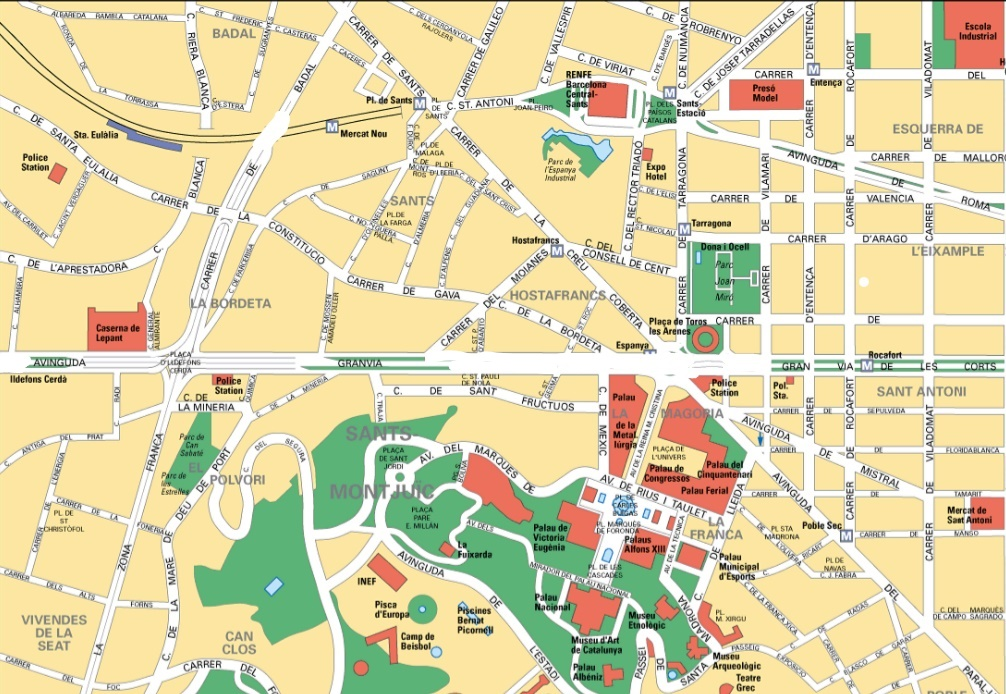
%> input picture 1.1.jpg, 1006 x 694 px
$ octave RRT.m   (GNU Octave 9; MATLAB toolbox functions it lacks are replaced by stand-ins)
%> lines starting %> are read from the running program, lines starting %| are printed output that depends on the picture; in (x1, y1, x2, y2) boxes, pixels count from 0 and x2, y2 are one past the last pixel; in counts of white or black regions, pixels touching at a corner belong together; the program's own positions count from 1
### RRT,RRTstar e Informed RRTstar aplicados a mapas reales/Informed RRTstar aplicado a mapa reales/collisionChecking.m
function feasible=collisionChecking(startPose,goalPose,map)
% La entrada son las coordenadas de los dos nodos y la informaci車n del mapa. Si los dos nodos est芍n conectados en l赤nea recta y no atraviesan un obst芍culo, devolver芍 verdadero, y si encuentra un obst芍culo, devolver芍 falso.
feasible=true;
dir=atan2(goalPose(1)-startPose(1),goalPose(2)-startPose(2));
for r=0:0.5:sqrt(sum((startPose-goalPose).^2))
    posCheck = startPose + r.*[sin(dir) cos(dir)];
    if ~(feasiblePoint(ceil(posCheck),map) && feasiblePoint(floor(posCheck),map) && ...
         feasiblePoint([ceil(posCheck(1)) floor(posCheck(2))],map) && feasiblePoint([floor(posCheck(1)) ceil(posCheck(2))],map))
        feasible=false;break;
    end
end
if ~feasiblePoint([floor(goalPose(1)),ceil(goalPose(2))],map), feasible=false; end

function feasible=feasiblePoint(point,map)
feasible=true;
if ~(point(1)>=1 && point(1)<=size(map,2) && ... % x in map
     point(2)>=1 && point(2)<=size(map,1) && ... % y in map
     map(point(2),point(1))==255) % x,y is Free
    feasible=false;
end

### RRT,RRTstar e Informed RRTstar aplicados a mapas reales/Informed RRTstar aplicado a mapa reales/RRT.m
clear
clc
close all

map=imread('1.1.jpg');
%> map is the input picture: size 694x1006x3 uint8; mean R, G, B 221.6, 212.1, 168.6
map=map(1:694,1:1006,:);% mapa 1
START=map;
MAP=zeros(size(map,1),size(map,2));
for i=1:size(map,1)
    for j=1:size(map,2)
        if map(i,j,1)>220 && map(i,j,2)>220 && map(i,j,3)>220
            MAP(i,j)=1;
        end
    end
end
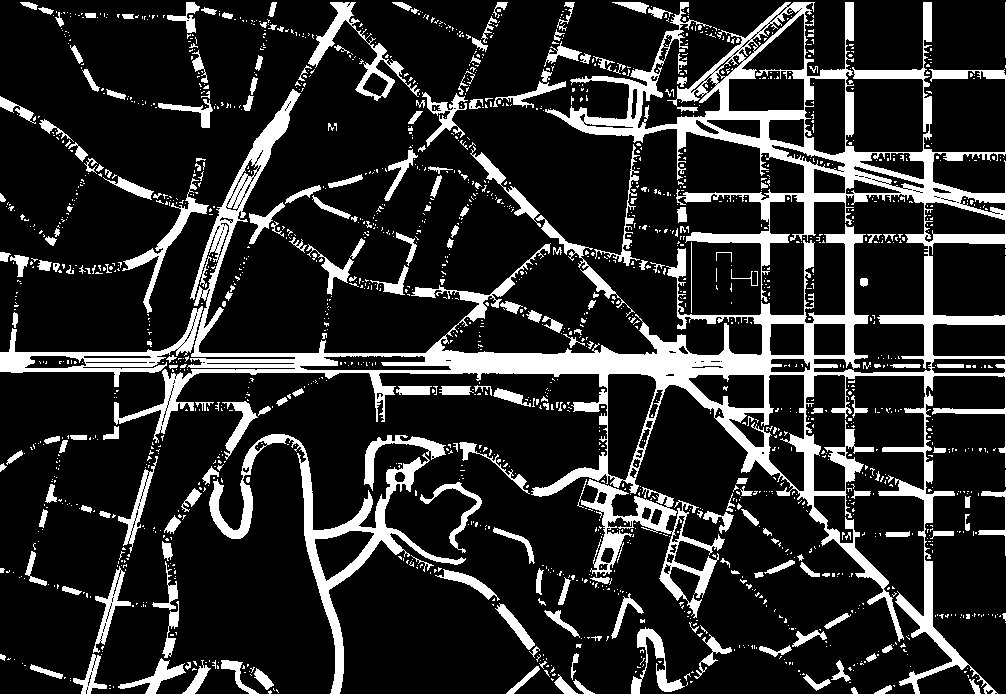
%> MAP: size 694x1006 double; values 0 (black) and 1 (white), 17% white; 1803 white regions (1557 under 20 px), largest, box (x1, y1, x2, y2) and area: (114, 2, 1006, 694) 61685, (209, 434, 466, 694) 7145, (581, 479, 725, 618) 4148

se1=strel('disk',3);%Aquí se crea un elemento de estructura de disco plano con un radio de 5.
MAP=imdilate(MAP,se1);
%> MAP: size 694x1006 double; values 0 (black) and 1 (white), 32.9% white; 21 white regions, largest, box (x1, y1, x2, y2) and area: (0, 0, 1006, 694) 224292, (18, 0, 148, 107) 1915, (28, 433, 100, 472) 835
imLabel = bwlabel(MAP);                %Etiqueta cada dominio conectado
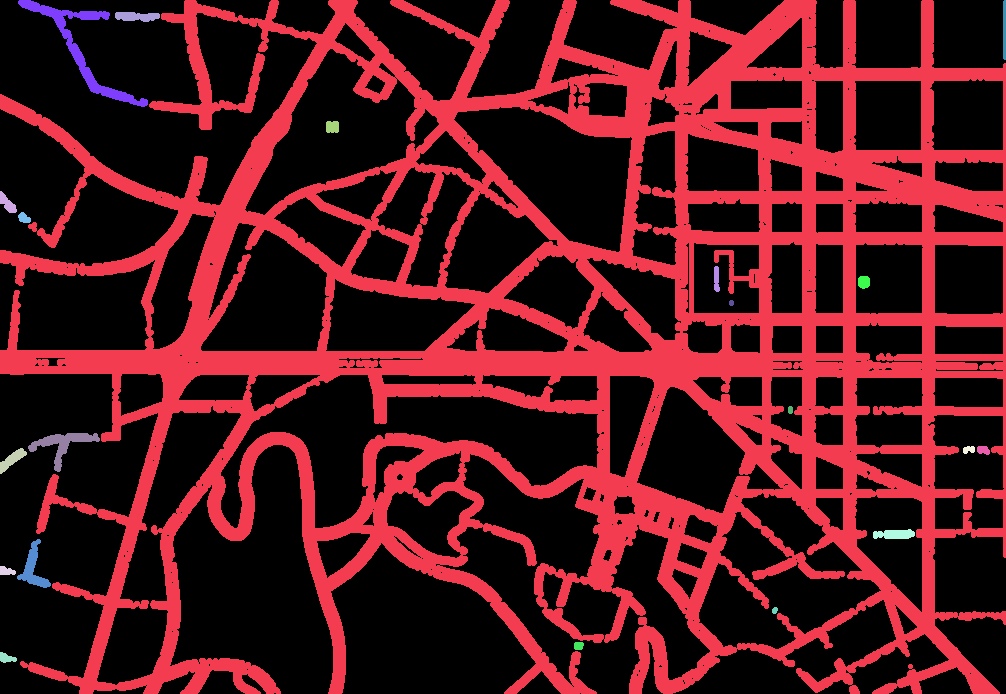
%> imLabel: size 694x1006 double; 22 distinct labels, from 0 to 21; one colour per label, 0 black
stats = regionprops(imLabel,'Area');    %Encuentra el tamaño de cada dominio conectado
%> stats = 21 regions; largest, Area: 224292, 1915, 835, 579, 342
area = cat(1,stats.Area);
%> area = 21 values, max 224292 at index 1, min 26 at index 14, mean 10953.3
index = find(area == max(area));        %Encuentre el índice del dominio conectado más grande
%> index = 1
MAP = ismember(imLabel,index);          %Obtenga la imagen de dominio conectado más grande
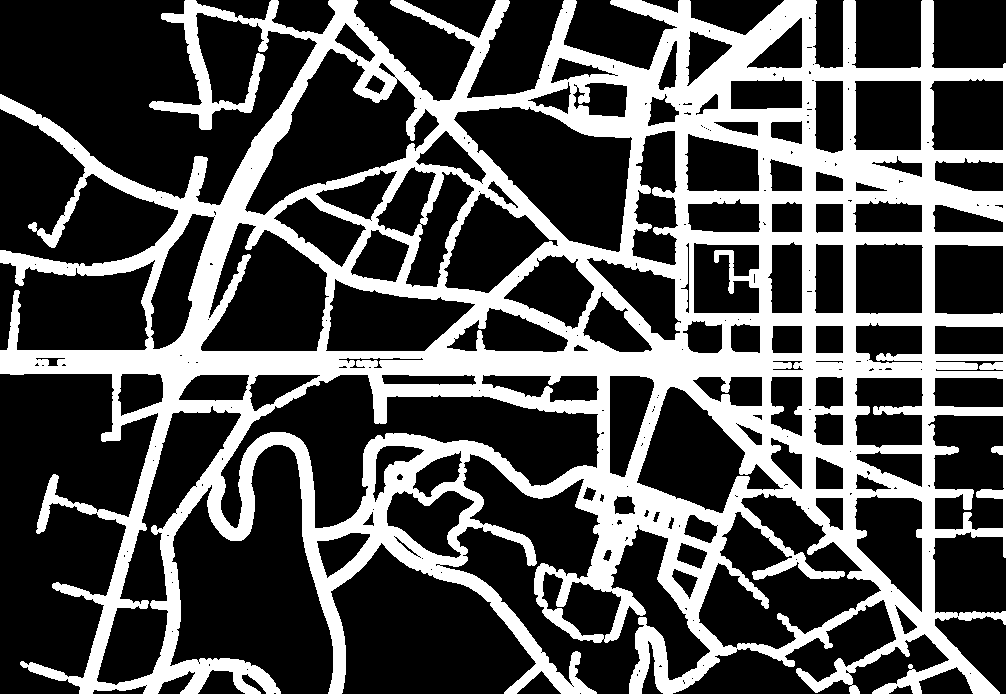
%> MAP: size 694x1006 logical; 32.1% white; 1 white region, box (x1, y1, x2, y2) and area: (0, 0, 1006, 694) 224292

% figure

x_I=4; y_I=353;
x_G=767; y_G=359;

Thr=30;                 % Establecer el umbral del punto de destino (qué tan lejos del punto de destino se considera el punto final)
Delta= 20;

%%Inicialización del árbol
T.v(1).x = x_I;         % T es un árbol, v es un nodo, primero agregue el punto de partida al árbol
T.v(1).y = y_I;
T.v(1).xPrev = x_I;     % El nodo padre del nodo inicial sigue siendo él mismo
T.v(1).yPrev = y_I;
T.v(1).dist=0;          % La distancia desde el nodo padre al nodo, que puede ser una distancia euclidiana.
T.v(1).indPrev = 0;     % El índice del nodo padre

figure(1);
MAP=255*MAP;
Imp=uint8(MAP);
% Imp=rgb2gray(ImpRgb);
imshow(Imp) %800*800
title(' Search RRT path Map');
xL=size(Imp,2);%Longitud del eje x del mapa
%> xL = 1006
yL=size(Imp,1);%Longitud del eje Y del mapa
%> yL = 694
hold on
plot(x_I, y_I, 'ro', 'MarkerSize',10, 'MarkerFaceColor','r');
plot(x_G, y_G, 'go', 'MarkerSize',10, 'MarkerFaceColor','g');% Dibujar el punto de partida y el punto de destino
count=1;
% bFind = false;
goal = [x_G,y_G];
start_goal_dist = 10000;

path.pos(1).x = 700;
path.pos(1).y = 700;


for iter = 1:100000
    x_rand=[];
    x_rand(1) = xL*rand;
    x_rand(2) = yL*rand;

    %%======= Buscar x_near===========%%
    x_near=[];
    min_dist = 1000000;
    near_iter = 1;
    near_iter_tmp = 1;
    [~,N]=size(T.v);
    for j = 1:N
       x_near(1) = T.v(j).x;
       x_near(2) = T.v(j).y;
       dist = norm(x_rand - x_near);
       if min_dist > dist
           min_dist = dist;
           near_iter = j;
       end
    end
%> after the loop, near_iter = 1; x_near = [4 353]
    x_near(1) = T.v(near_iter).x;
    x_near(2) = T.v(near_iter).y;
    %%========Obtener x_new============%%
    x_new=[];
    near_to_rand = [x_rand(1)-x_near(1),x_rand(2)-x_near(2)];
%> near_to_rand = [845.5 173]
    normlized = near_to_rand / norm(near_to_rand) * Delta;
%> normlized = [19.59 4.01]
    x_new = x_near + normlized;
%> x_new = [23.59 357]
    %%=======Detección de obstáculos===============%%
    if ~collisionChecking(x_near,x_new,Imp)
%> after the loop in collisionChecking, `for r=0:0.5:sqrt(sum((startPose-goalPose).^2))`: feasible = true
       continue;
    end
    count=count+1;
%> count = 2
    %%========Agrega X_NEW al árbol========%%
    T.v(count).x = x_new(1);
    T.v(count).y = x_new(2);
    T.v(count).xPrev = x_near(1);
	T.v(count).yPrev = x_near(2);
    T.v(count).dist= norm(x_new - x_near);
    T.v(count).indPrev = near_iter;
%     plot([x_near(1),x_new(1)],[x_near(2),x_new(2)],'-r');
    plot([x_near(1), x_new(1)], [x_near(2), x_new(2)], 'r', 'Linewidth', 2);
    plot(x_new(1), x_new(2), 'ko', 'MarkerSize', 2, 'MarkerFaceColor','k');
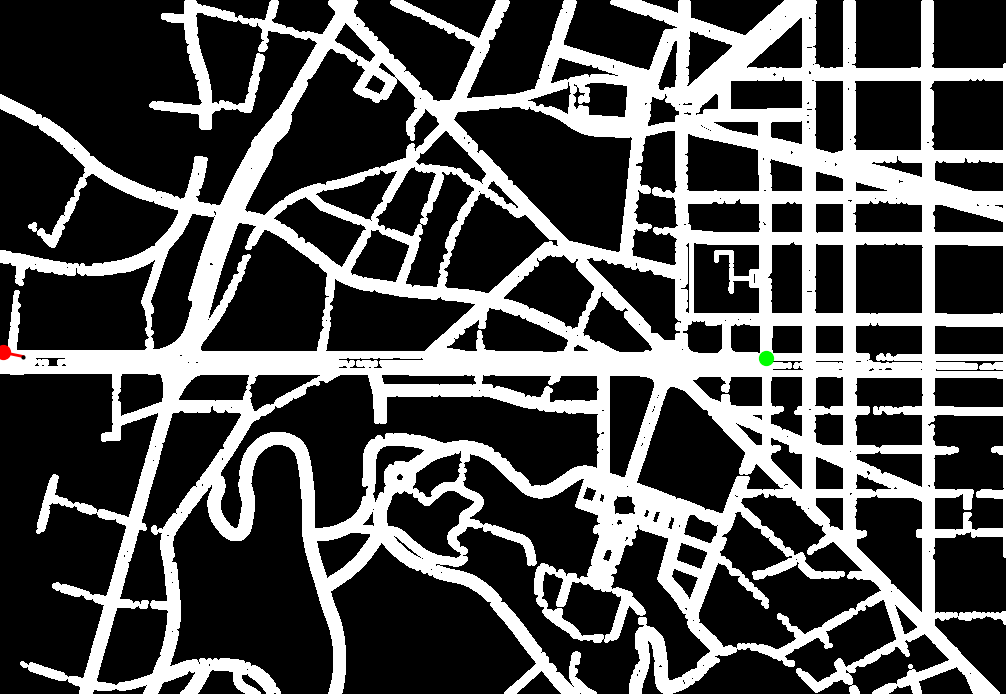
%> figure redrawn from the program's plot data; its title reads 'Search RRT path Map'
%     hold on;
    %========Determinar si encontro o no la ruta==========%%
    if norm(x_new - goal) < Thr
        break;
    end
    pause(0.1);
end
%%
if iter < 100000
    path.pos(1).x = x_G; path.pos(1).y = y_G;
    path.pos(2).x = T.v(end).x; path.pos(2).y = T.v(end).y;
    pathIndex = T.v(end).indPrev; %
%> pathIndex = 46
    j=0;
    while 1
        path.pos(j+3).x = T.v(pathIndex).x;
        path.pos(j+3).y = T.v(pathIndex).y;
        pathIndex = T.v(pathIndex).indPrev;
        if pathIndex == 1
            break
        end
        j=j+1;
    end  %
%> this loop made 41 passes
%> pathIndex on passes 1 to 12: 45, 44, 42, 41, 40, 39, 38, 37, 36, 34, 32, 30
%> after the loop, j = 40
    path.pos(end+1).x = x_I; path.pos(end).y = y_I; %
    for j=2:length(path.pos)
%       plot([path.pos(j).x; path.pos(j-1).x;], [path.pos(j).y; path.pos(j-1).y], 'b', 'Linewidth', 1);
        plot([x_near(1), x_new(1)], [x_near(2), x_new(2)], 'r', 'Linewidth', 2);
        plot(x_new(1), x_new(2), 'ko', 'MarkerSize', 4, 'MarkerFaceColor','k');
        plot([path.pos(j).x; path.pos(j-1).x;], [path.pos(j).y; path.pos(j-1).y], 'b', 'Linewidth', 1);
    end
%> this loop made 43 passes
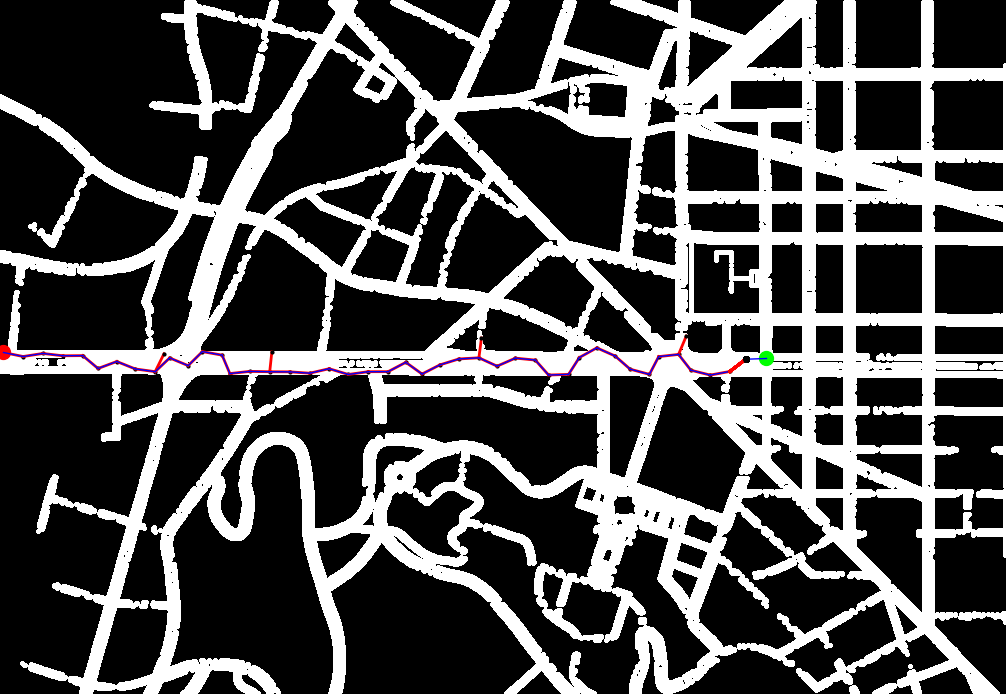
%> figure redrawn from the program's plot data; its title reads 'Search RRT path Map'
else
    disp('Error, no path found!');
end

%% parte agregada por mi para visualizar las figuras
figure
imshow(START,[]);
hold on
plot(x_I, y_I, 'ro', 'MarkerSize',10, 'MarkerFaceColor','r');
hold on
plot(x_G, y_G, 'go', 'MarkerSize',10, 'MarkerFaceColor','g');
for j = 2:length(path.pos)
    hold on
%     plot([path.pos(j).x; path.pos(j-1).x;], [path.pos(j).y; path.pos(j-1).y], 'b', 'Linewidth', 1);
      plot([path.pos(j).x; path.pos(j-1).x;], [path.pos(j).y; path.pos(j-1).y], 'b', 'Linewidth', 2);
end
title('RRT path map');
% legend('RRT*')
legend('start','goal','RRT path')
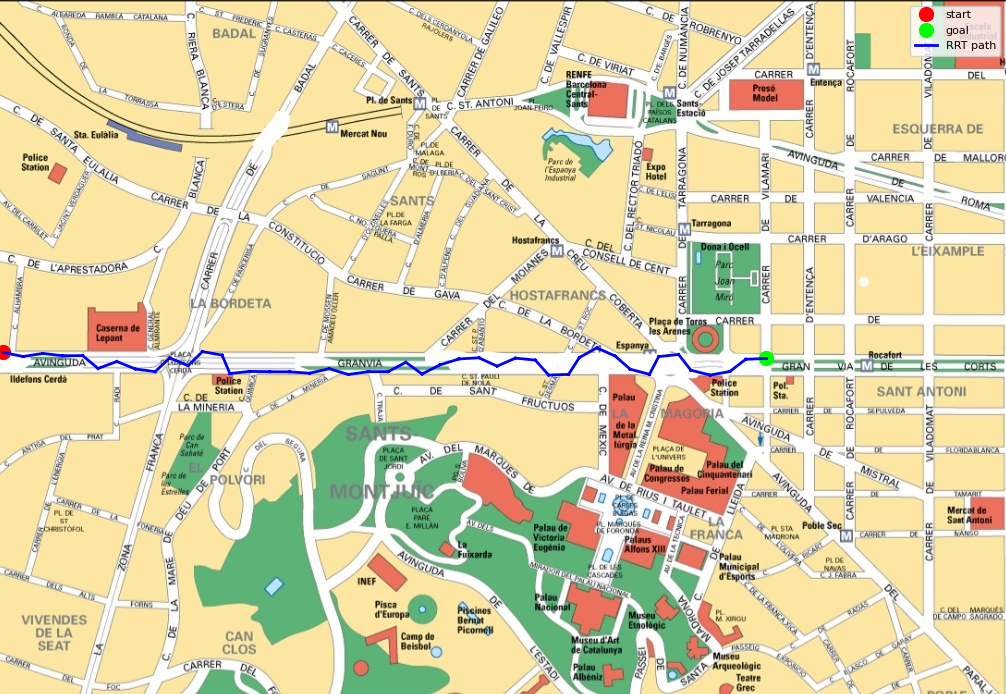
%> figure redrawn from the program's plot data; its title reads 'RRT path map'
toc

% samplingnodesx=T.v.x(:,);
% samplingnodesy=T.v.y;
samplingnodes=[];
pathcost=0;
for i=1:N
samplingnodes=[samplingnodes;[T.v(N).x,T.v(N).y]];
pathcost=[pathcost;T.v(N).dist];
end
%> this loop made 46 passes
%> pathcost on passes 6 to 14: [0; 20; 20; 20; 20; 20; 20], [0; 20; 20; 20; 20; 20; 20; 20], [0; 20; 20; 20; 20; 20; 20; 20; 20], [0; 20; 20; 20; 20; 20; 20; 20; 20; 20], [0; 20; 20; 20; 20; 20; 20; 20; 20; 20; 20], [0; 20; 20; 20; 20; 20; 20; 20; 20; 20; 20; 20], [0; 20; 20; 20; 20; 20; 20; 20; 20; 20; 20; 20; 20], [0; 20; 20; 20; 20; 20; 20; 20; 20; 20; 20; 20; 20; 20], [0; 20; 20; 20; 20; 20; 20; 20; 20; 20; 20; 20; 20; 20; 20]
%> (samplingnodes, pathcost) on passes 1 to 5: ([730.4 372], [0; 20]), ([730.4 372; 730.4 372], [0; 20; 20]), ([730.4 372; 730.4 372; 730.4 372], [0; 20; 20; 20]), ([730.4 372; 730.4 372; 730.4 372; 730.4 372], [0; 20; 20; 20; 20]), ([730.4 372; 730.4 372; 730.4 372; 730.4 372; 730.4 372], [0; 20; 20; 20; 20; 20])
%> after the loop, pathcost = 47 values from 0 to 20; samplingnodes = 46 rows, first 12: [730.4 372; 730.4 372; 730.4 372; 730.4 372; 730.4 372; 730.4 372; 730.4 372; 730.4 372; 730.4 372; 730.4 372; 730.4 372; 730.4 372]
Treenodes=path.pos;
%> Treenodes = 44 items; first 5, x and y: 767 359, 746.2 359.7, 730.4 372, 710.7 375.6, 691.3 370.7
pathlength=dist;
%> pathlength = 242.6
Cbest=dist;
%> Cbest = 242.6
clearvars -except samplingnodes pathcost Treenodes pathlength Cbest;
